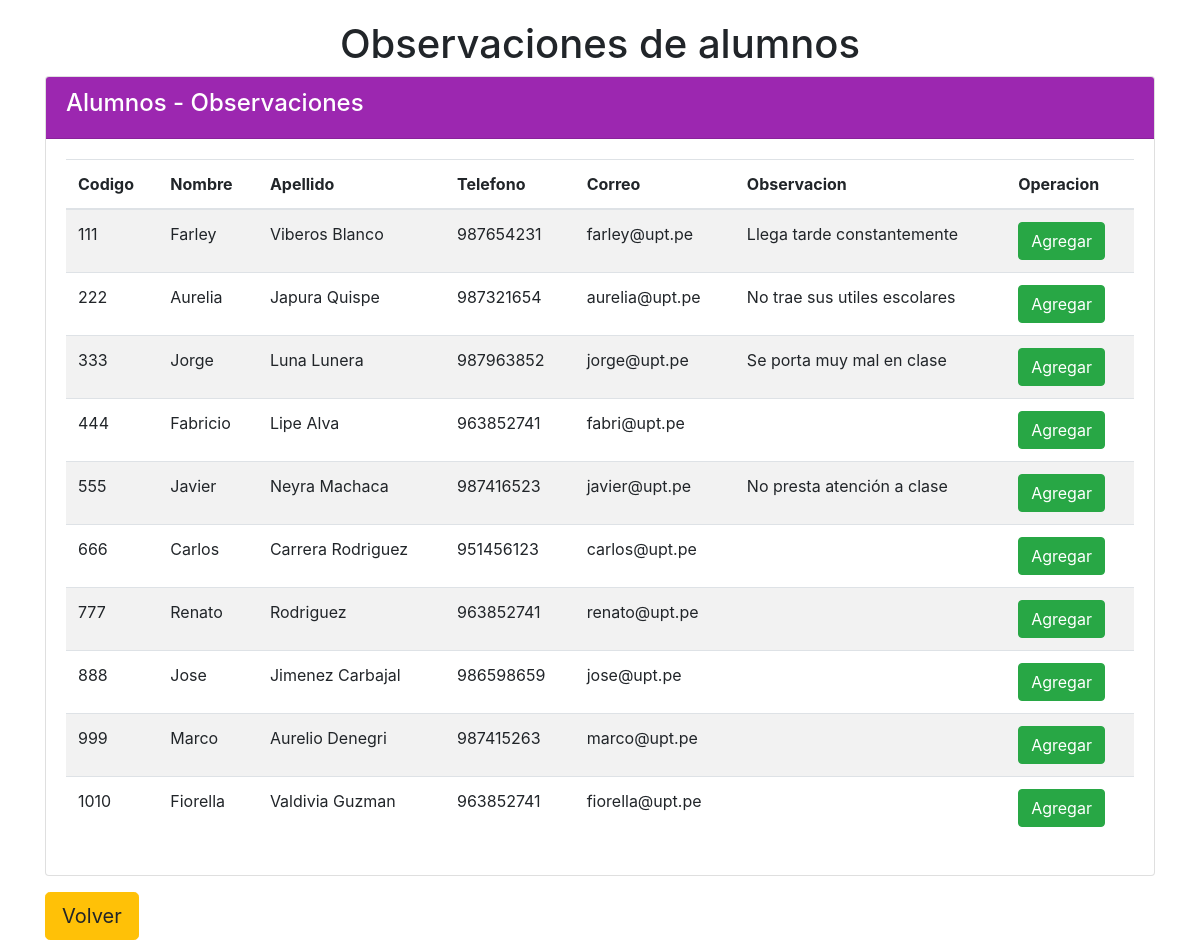
/vista/docente/formA_agregarcomunicado.php, run on the app's committed database.
### tables this page shows
CREATE TABLE IF NOT EXISTS `alumno` (
  `codalumno` int(11) NOT NULL,
  `nombre` varchar(50) DEFAULT NULL,
  `apellido` varchar(50) DEFAULT NULL,
  `correo` varchar(50) DEFAULT NULL,
  `telefono` int(11) DEFAULT NULL,
  `contraseña` varchar(50) DEFAULT NULL,
  `observa` varchar(200) DEFAULT NULL,
  PRIMARY KEY (`codalumno`)
);

### vista/docente/formA_agregarcomunicado.php (the view, shortened to what this page needs)
<!doctype html>
<html>
<head>
  <link rel="stylesheet" href="https://maxcdn.bootstrapcdn.com/bootstrap/4.5.2/css/bootstrap.min.css">
  </head>
<body>
  <div class="container">
<section>
<article>
  <?php  include("../../conexion.php");
  $link = conectarse();
  $instruccion= "select alumno.codalumno, alumno.nombre, alumno.apellido, alumno.correo, alumno.telefono, alumno.observa from alumno";
  ?>
  <center><h1>Observaciones de alumnos</h1></center>
  <div class="card">
    <div class="card-header">
      <h4>Alumnos - Observaciones</h4>
    </div>
  <div class="card-body">
    <div class="table-responsive">
    <table class="table table-striped">
    <thead>
      <tr>
        <th>Codigo</th>
        <th>Nombre</th>
        <th>Apellido</th>
        <th>Telefono</th>
        <th>Correo</th>
        <th>Observacion</th>
        <th>Operacion</th>
      </tr>
    </thead>
    <tbody>
      <?php
      $rs=mysqli_query($link, $instruccion) or die ("Fallo en la Consulta");
      while($campo=mysqli_fetch_array($rs))
      {
      ?>
      <tr>
      <td><?php echo $campo["codalumno"];?></td>
      <td><?php echo $campo["nombre"];?></td>
      <td><?php echo $campo["apellido"];?></td>
      <td><?php echo $campo["telefono"];?></td>
      <td><?php echo $campo["correo"];?></td>
      <td><?php echo $campo["observa"];?></td>
      <td><a class="btn btn-success" href="./formA_modificarcomunicado.php?cod=<?=$campo['codalumno']?>&nombre=<?= $campo['nombre']?>
      &apellido=<?= $campo['apellido']?>&telefono=<?= $campo['telefono']?>&email=<?= $campo['correo']?>&observa=<?= $campo['observa']?>">Agregar</a></td>
      </tr>
      <?php
        }mysqli_close($link);
      ?>
    </tbody>
  </table>
  </div>
  </div>
</div>
</article>
</section>
<a class="btn btn-warning btn-lg mt-3" href="./index.php">
  <i class="fas fa-arrow-left"></i> Volver</a>
</div>
</body>
</html>

### vista/docente/formA_agregarcomunicado.php (style rules this page uses)
.container { margin-top: 20px; }
.card-header { background-color: #9c27b0; color: white; }

### data on the page
alumno: codalumno "111", nombre "Farley", apellido "Viberos Blanco", telefono "987654231", correo "farley@upt.pe", observa "Llega tarde constantemente"
alumno: codalumno "222", nombre "Aurelia", apellido "Japura Quispe", telefono "987321654", correo "aurelia@upt.pe", observa "No trae sus utiles escolares"
alumno: codalumno "333", nombre "Jorge", apellido "Luna Lunera", telefono "987963852", correo "jorge@upt.pe", observa "Se porta muy mal en clase"
alumno: codalumno "444", nombre "Fabricio", apellido "Lipe Alva", telefono "963852741", correo "fabri@upt.pe"
alumno: codalumno "555", nombre "Javier", apellido "Neyra Machaca", telefono "987416523", correo "javier@upt.pe", observa "No presta atención a clase"
alumno: codalumno "666", nombre "Carlos", apellido "Carrera Rodriguez", telefono "951456123", correo "carlos@upt.pe"
alumno: codalumno "777", nombre "Renato", apellido "Rodriguez", telefono "963852741", correo "renato@upt.pe"
alumno: codalumno "888", nombre "Jose", apellido "Jimenez Carbajal", telefono "986598659", correo "jose@upt.pe"
alumno: codalumno "999", nombre "Marco", apellido "Aurelio Denegri", telefono "987415263", correo "marco@upt.pe"
alumno: codalumno "1010", nombre "Fiorella", apellido "Valdivia Guzman", telefono "963852741", correo "fiorella@upt.pe"
